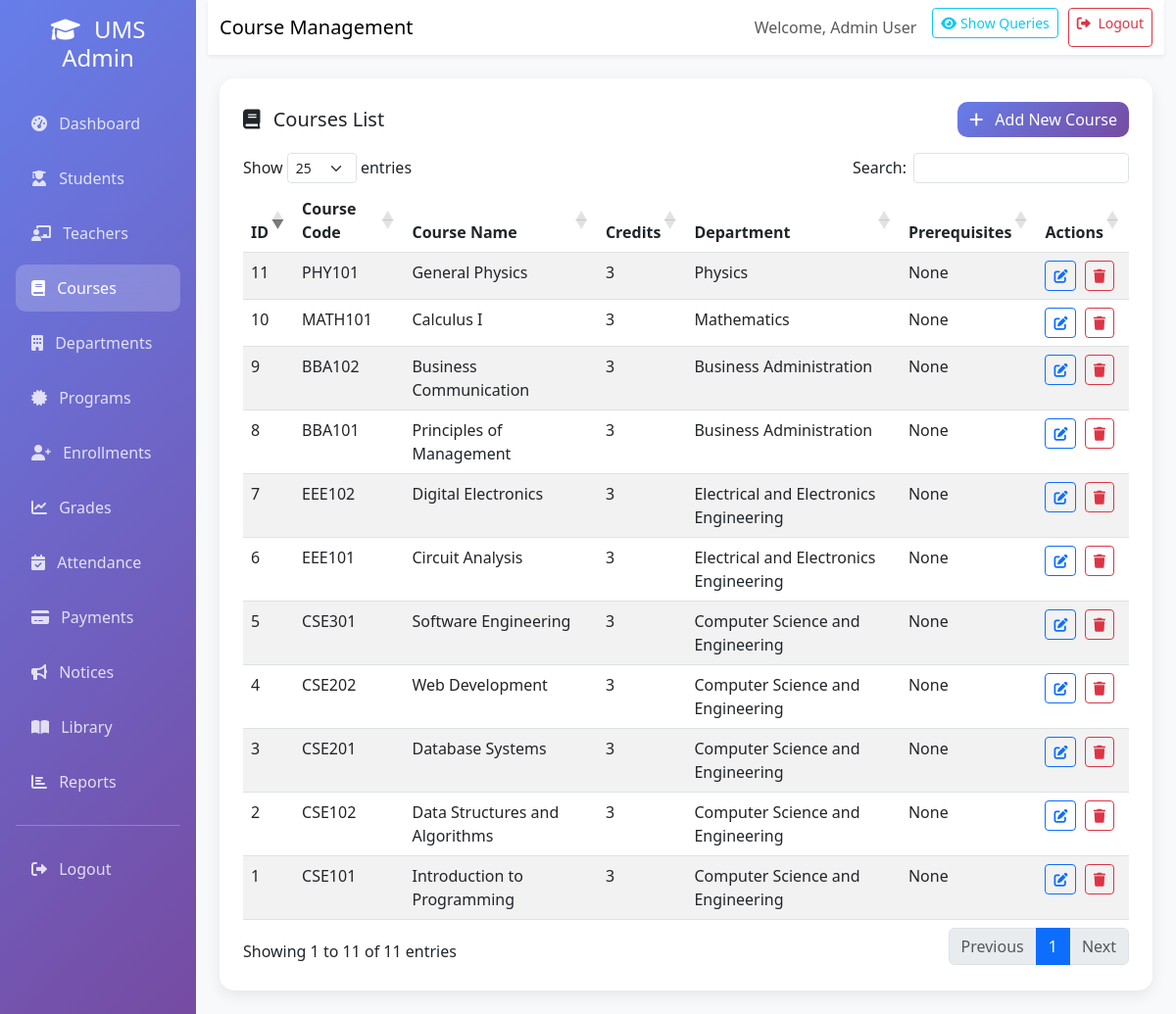
The page /admin/courses.php (signed in) on the database its author committed.
### tables this page shows
CREATE TABLE courses (
    course_id INT PRIMARY KEY AUTO_INCREMENT,
    course_code VARCHAR(20) UNIQUE NOT NULL,
    course_name VARCHAR(100) NOT NULL,
    credits INT NOT NULL,
    department_id INT NOT NULL,
    description TEXT,
    prerequisites TEXT,
    created_at TIMESTAMP DEFAULT CURRENT_TIMESTAMP,
    FOREIGN KEY (department_id) REFERENCES departments(department_id) ON DELETE CASCADE
);

CREATE TABLE departments (
    department_id INT PRIMARY KEY AUTO_INCREMENT,
    name VARCHAR(100) NOT NULL,
    code VARCHAR(10) UNIQUE NOT NULL,
    head_id INT,
    description TEXT,
    created_at TIMESTAMP DEFAULT CURRENT_TIMESTAMP
);

### includes/debug.php (called while the page is built, shortened)
<?php
class QueryDebugger {
    private static $enabled = false;
    public static function disable() {
        self::$enabled = false;
    }
    public static function isEnabled() {
        return self::$enabled;
    }
}
?>

### admin/courses.php (the view, shortened to what this page needs)
<?php
require_once '../includes/debug.php';
require_once '../includes/debug_toggle.php';
$database = new DebugDatabase();
$conn = $database->getConnection();
$query = "SELECT c.*, d.name as department_name
          FROM courses c
          JOIN departments d ON c.department_id = d.department_id
          ORDER BY c.course_id DESC";
$stmt = $conn->prepare($query);
$stmt->execute();
$courses = $stmt->fetchAll();
?>
<!DOCTYPE html>
<html lang="en">
<head>
    <link href="https://cdn.jsdelivr.net/npm/bootstrap@5.3.0/dist/css/bootstrap.min.css" rel="stylesheet">
    <link href="https://cdnjs.cloudflare.com/ajax/libs/font-awesome/6.0.0/css/all.min.css" rel="stylesheet">
    <link href="https://cdn.datatables.net/1.13.6/css/dataTables.bootstrap5.min.css" rel="stylesheet">
</head>
<body>
    <div class="container-fluid">
        <div class="row">
            <div class="col-md-3 col-lg-2 sidebar p-0">
                <div class="p-3">
                    <h4 class="text-center mb-4">
                        <i class="fas fa-graduation-cap me-2"></i>
                        UMS Admin
                    </h4>
                    <nav class="nav flex-column">
                        <a class="nav-link" href="dashboard.php">
                            <i class="fas fa-tachometer-alt me-2"></i>
                            Dashboard
                        </a>
                        <a class="nav-link" href="students.php">
                            <i class="fas fa-user-graduate me-2"></i>
                            Students
                        </a>
                        <a class="nav-link" href="teachers.php">
                            <i class="fas fa-chalkboard-teacher me-2"></i>
                            Teachers
                        </a>
                        <a class="nav-link active" href="courses.php">
                            <i class="fas fa-book me-2"></i>
                            Courses
                        </a>
                        <a class="nav-link" href="departments.php">
                            <i class="fas fa-building me-2"></i>
                            Departments
                        </a>
                        <a class="nav-link" href="programs.php">
                            <i class="fas fa-certificate me-2"></i>
                            Programs
                        </a>
                        <a class="nav-link" href="enrollments.php">
                            <i class="fas fa-user-plus me-2"></i>
                            Enrollments
                        </a>
                        <a class="nav-link" href="grades.php">
                            <i class="fas fa-chart-line me-2"></i>
                            Grades
                        </a>
                        <a class="nav-link" href="attendance.php">
                            <i class="fas fa-calendar-check me-2"></i>
                            Attendance
                        </a>
                        <a class="nav-link" href="payments.php">
                            <i class="fas fa-credit-card me-2"></i>
                            Payments
                        </a>
                        <a class="nav-link" href="notices.php">
                            <i class="fas fa-bullhorn me-2"></i>
                            Notices
                        </a>
                        <a class="nav-link" href="library.php">
                            <i class="fas fa-book-open me-2"></i>
                            Library
                        </a>
                        <a class="nav-link" href="reports.php">
                            <i class="fas fa-chart-bar me-2"></i>
                            Reports
                        </a>
                        <hr class="my-3">
                        <a class="nav-link" href="../logout.php">
                            <i class="fas fa-sign-out-alt me-2"></i>
                            Logout
                        </a>
                    </nav>
                </div>
            </div>
            <div class="col-md-9 col-lg-10 main-content">
                <nav class="navbar navbar-expand-lg navbar-light bg-white shadow-sm mb-4">
                    <div class="container-fluid">
                        <span class="navbar-brand mb-0 h1">Course Management</span>
                        <div class="navbar-nav ms-auto">
                            <span class="navbar-text me-3">
                                Welcome, <?php echo $_SESSION['first_name'] . ' ' . $_SESSION['last_name']; ?>
                            </span>
                            <?php echo renderDebugToggle(); ?>
                            <a href="../logout.php" class="btn btn-outline-danger btn-sm">
                                <i class="fas fa-sign-out-alt me-1"></i>
                                Logout
                            </a>
                        </div>
                    </div>
                </nav>
                <div class="container-fluid">
                    <div class="content-card">
                        <div class="d-flex justify-content-between align-items-center mb-3">
                            <h5 class="mb-0">
                                <i class="fas fa-book me-2"></i>
                                Courses List
                            </h5>
                            <a href="courses.php?action=add" class="btn btn-primary">
                                <i class="fas fa-plus me-2"></i>
                                Add New Course
                            </a>
                        </div>
                        <div class="table-responsive">
                            <table class="table table-striped table-hover" id="coursesTable">
                                <thead>
                                    <tr>
                                        <th>ID</th>
                                        <th>Course Code</th>
                                        <th>Course Name</th>
                                        <th>Credits</th>
                                        <th>Department</th>
                                        <th>Prerequisites</th>
                                        <th>Actions</th>
                                    </tr>
                                </thead>
                                <tbody>
                                    <?php foreach ($courses as $course): ?>
                                        <tr>
                                            <td><?php echo $course['course_id']; ?></td>
                                            <td><?php echo $course['course_code']; ?></td>
                                            <td><?php echo $course['course_name']; ?></td>
                                            <td><?php echo $course['credits']; ?></td>
                                            <td><?php echo $course['department_name']; ?></td>
                                            <td><?php echo $course['prerequisites'] ?: 'None'; ?></td>
                                            <td>
                                                <a href="courses.php?edit=<?php echo $course['course_id']; ?>"
                                                   class="btn btn-sm btn-outline-primary me-1">
                                                    <i class="fas fa-edit"></i>
                                                </a>
                                                <a href="courses.php?delete=<?php echo $course['course_id']; ?>"
                                                   class="btn btn-sm btn-outline-danger"
                                                   onclick="return confirm('Are you sure you want to delete this course?')">
                                                    <i class="fas fa-trash"></i>
                                                </a>
                                            </td>
                                        </tr>
                                    <?php endforeach; ?>
                                </tbody>
                            </table>
                        </div>
                    </div>
                </div>
            </div>
        </div>
    </div>
</body>
</html>

### includes/debug_toggle.php (shortened to what this page needs)
<?php
function renderDebugToggle() {
    $isEnabled = QueryDebugger::isEnabled();
    $currentUrl = strtok($_SERVER['REQUEST_URI'], '?');
    if ($isEnabled) {
        $toggleUrl = $currentUrl;
    } else {
        $toggleUrl = $currentUrl . '?debug=1';
    }
    $html = '<div class="debug-toggle">';
    $html .= '<a href="' . htmlspecialchars($toggleUrl) . '" class="btn btn-sm btn-outline-info">';
    $html .= '<i class="fas fa-' . ($isEnabled ? 'eye-slash' : 'eye') . ' me-1"></i>';
    $html .= $isEnabled ? 'Hide Queries' : 'Show Queries';
    $html .= '</a>';
    $html .= '</div>';
    return $html;
}
?>

### admin/courses.php (style rules this page uses)
.sidebar { min-height: 100vh; background: linear-gradient(135deg, #667eea 0%, #764ba2 100%); color: white; }
.sidebar .nav-link { color: rgba(255, 255, 255, 0.8); padding: 0.75rem 1rem; border-radius: 10px; margin: 0.25rem 0; transition: all 0.3s ease; }
.sidebar .nav-link:hover, .sidebar .nav-link.active { color: white; background: rgba(255, 255, 255, 0.2); backdrop-filter: blur(10px); }
.main-content { background: #f8f9fa; min-height: 100vh; }
.content-card { background: white; border-radius: 15px; padding: 1.5rem; box-shadow: 0 5px 15px rgba(0, 0, 0, 0.08); margin-bottom: 1.5rem; }
.btn-primary { background: linear-gradient(135deg, #667eea, #764ba2); border: none; border-radius: 10px; }
.debug-toggle { margin-right: 10px; }

### rows shown on the page
courses: course_id "11", course_code "PHY101", course_name "General Physics", credits "3", department.name "Physics", prerequisites "None"
courses: course_id "10", course_code "MATH101", course_name "Calculus I", credits "3", department.name "Mathematics", prerequisites "None"
courses: course_id "9", course_code "BBA102", course_name "Business Communication", credits "3", department.name "Business Administration", prerequisites "None"
courses: course_id "8", course_code "BBA101", course_name "Principles of Management", credits "3", department.name "Business Administration", prerequisites "None"
courses: course_id "7", course_code "EEE102", course_name "Digital Electronics", credits "3", department.name "Electrical and Electronics Engineering", prerequisites "None"
courses: course_id "6", course_code "EEE101", course_name "Circuit Analysis", credits "3", department.name "Electrical and Electronics Engineering", prerequisites "None"
courses: course_id "5", course_code "CSE301", course_name "Software Engineering", credits "3", department.name "Computer Science and Engineering", prerequisites "None"
courses: course_id "4", course_code "CSE202", course_name "Web Development", credits "3", department.name "Computer Science and Engineering", prerequisites "None"
courses: course_id "3", course_code "CSE201", course_name "Database Systems", credits "3", department.name "Computer Science and Engineering", prerequisites "None"
courses: course_id "2", course_code "CSE102", course_name "Data Structures and Algorithms", credits "3", department.name "Computer Science and Engineering", prerequisites "None"
courses: course_id "1", course_code "CSE101", course_name "Introduction to Programming", credits "3", department.name "Computer Science and Engineering", prerequisites "None"

### other values the page prints
$_SESSION['first_name'] "Admin"
$_SESSION['last_name'] "User"
renderDebugToggle() "Show Queries"
